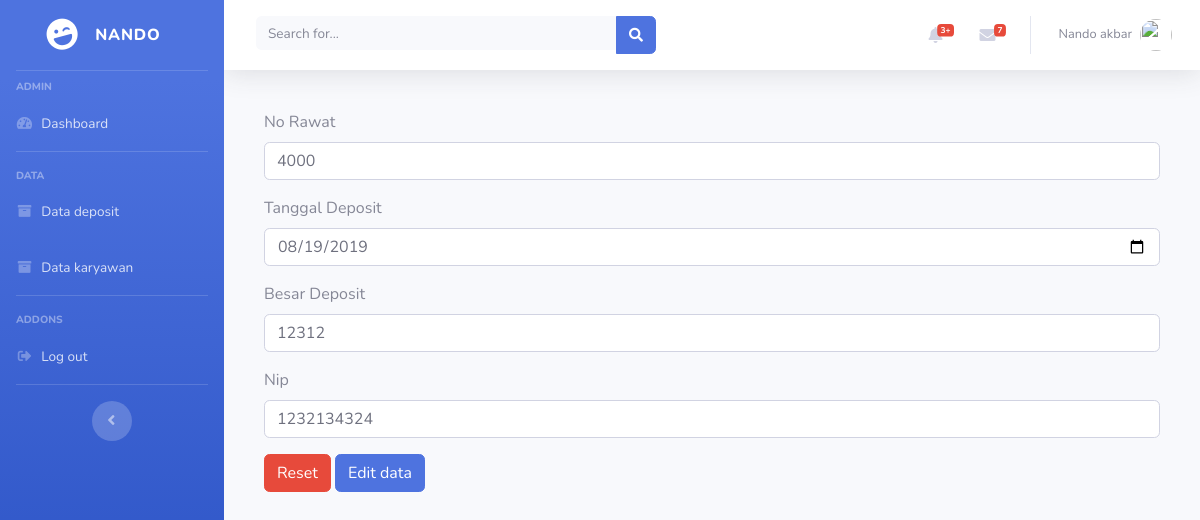
Page /Deposit/edit/8 on the committed database.
### tables this page shows
CREATE TABLE `deposit` (
  `id_deposit` int(11) NOT NULL,
  `no_rawat` int(11) NOT NULL,
  `tgl_deposit` date NOT NULL,
  `besar_deposit` int(11) NOT NULL,
  `nip` int(11) NOT NULL
);

### application/controllers/Deposit.php (called while the page is built, shortened)
<?php
class Deposit extends CI_Controller
{
    public function __construct()
    {
        $this->load->model('Deposit_model');
        $this->load->library('form_validation');
    }
    public function edit($id)
    {
        $data['judul'] = 'Form edit';
        $data['deposit'] = $this->Deposit_model->getDepositById($id);
        $this->form_validation->set_rules('no_rawat', 'No_rawat', 'required');
        $this->form_validation->set_rules('tgl_deposit', 'Tgl_deposit', 'required');
        $this->form_validation->set_rules('besar_deposit', 'besar_deposit', 'required');
        $this->form_validation->set_rules('nip', 'Nip', 'required');
        if ($this->form_validation->run() == FALSE) {
            $this->load->view('admin/header', $data);
            $this->load->view('karyawan/sidebar');
            $this->load->view('admin/edit', $data);
            $this->load->view('admin/footer');
        } else {
            $this->Deposit_model->ubahData();
            $this->session->set_flashdata('flash', 'di ubah');
            redirect('Deposit');
        }
    }
}

### index.php (called while the page is built, shortened)
<?php
require_once BASEPATH.'core/CodeIgniter.php';

### application/models/Deposit_model.php (called while the page is built, shortened)
<?php
class Deposit_model extends CI_Model
{
    public function getDepositById($id){
        return $this->db->get_where('deposit', ['id_deposit' => $id])->row_array();
    }
}

### application/views/admin/edit.php (the view, shortened to what this page needs)
<div class="container-fluid">
    <div class="content-wrapper">
        <div class="content">
            <div class="modal-body">
                <form action="" method="post">
                    <div class="form-group">
                        <label for="no_rawat">No Rawat</label>
                        <input type="text" class="form-control" id="no_rawat" name="no_rawat" value="<?= $deposit['no_rawat']; ?>">
                    </div>
                    <div class="form-group">
                        <label for="tgl_deposit">Tanggal Deposit</label>
                        <input type="date" class="form-control" id="tgl_deposit" name="tgl_deposit" value="<?= $deposit['tgl_deposit']; ?>">
                    </div>
                    <div class="form-group">
                        <label for="besar_deposit">Besar Deposit</label>
                        <input type="text" class="form-control" id="besar_deposit" name="besar_deposit" value="<?= $deposit['besar_deposit']; ?>" ></input>
                    </div>
                    <div class="form-group">
                        <label for="nip">Nip</label>
                        <input type="text" class="form-control" id="nip" name="nip" value="<?= $deposit['nip']; ?>"></input>
                    </div>
                    <button type="reset" class="btn btn-danger" data-dismiss="modal">Reset</button>
                    <button type="submit" class="btn btn-primary">Edit data</button>
                </form>
            </div>
        </div>
    </div>
</div>

### rows in the picture
deposit: no_rawat "4000", tgl_deposit "08/19/2019", besar_deposit "12312", nip "1232134324"
